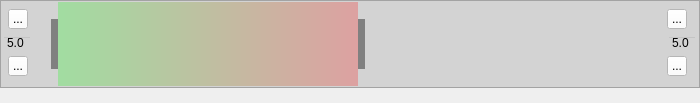
     <widget class="QWidgetRuler" name="scrollAreaWidgetContents">
      <property name="geometry">
       <rect>
        <x>0</x>
        <y>0</y>
        <width>700</width>
        <height>103</height>
       </rect>
      </property>
      <property name="sizePolicy">
       <sizepolicy hsizetype="Fixed" vsizetype="Preferred">
        <horstretch>0</horstretch>
        <verstretch>0</verstretch>
       </sizepolicy>
      </property>
      <property name="minimumSize">
       <size>
        <width>700</width>
        <height>0</height>
       </size>
      </property>
      <property name="maximumSize">
       <size>
        <width>16777215</width>
        <height>16777215</height>
       </size>
      </property>
      <property name="sizeIncrement">
       <size>
        <width>0</width>
        <height>0</height>
       </size>
      </property>
      <property name="baseSize">
       <size>
        <width>0</width>
        <height>0</height>
       </size>
      </property>
      <layout class="QVBoxLayout" name="verticalLayout_3">
       <property name="spacing">
        <number>0</number>
       </property>
       <property name="leftMargin">
        <number>0</number>
       </property>
       <property name="topMargin">
        <number>0</number>
       </property>
       <property name="rightMargin">
        <number>0</number>
       </property>
       <property name="bottomMargin">
        <number>0</number>
       </property>
       <item>
        <widget class="QFrameSelector" name="frame_selector">
         <property name="sizePolicy">
          <sizepolicy hsizetype="Preferred" vsizetype="Preferred">
           <horstretch>0</horstretch>
           <verstretch>0</verstretch>
          </sizepolicy>
         </property>
         <property name="minimumSize">
          <size>
           <width>0</width>
           <height>0</height>
          </size>
         </property>
         <property name="maximumSize">
          <size>
           <width>16777215</width>
           <height>16777215</height>
          </size>
         </property>
         <property name="baseSize">
          <size>
           <width>0</width>
           <height>0</height>
          </size>
         </property>
         <property name="styleSheet">
          <string notr="true">background: lightgray;</string>
         </property>
         <property name="frameShape">
          <enum>QFrame::StyledPanel</enum>
         </property>
         <property name="frameShadow">
          <enum>QFrame::Raised</enum>
         </property>
         <layout class="QHBoxLayout" name="horizontalLayout_2">
          <property name="spacing">
           <number>0</number>
          </property>
          <property name="leftMargin">
           <number>0</number>
          </property>
          <property name="topMargin">
           <number>1</number>
          </property>
          <property name="rightMargin">
           <number>1</number>
          </property>
          <property name="bottomMargin">
           <number>1</number>
          </property>
          <item>
           <widget class="QFrame" name="frame_spacer">
            <property name="sizePolicy">
             <sizepolicy hsizetype="Minimum" vsizetype="Preferred">
              <horstretch>0</horstretch>
              <verstretch>0</verstretch>
             </sizepolicy>
            </property>
            <property name="minimumSize">
             <size>
              <width>50</width>
              <height>0</height>
             </size>
            </property>
            <property name="styleSheet">
             <string notr="true">background-color: rgba(0, 0, 255, 00);
</string>
            </property>
            <property name="frameShape">
             <enum>QFrame::StyledPanel</enum>
            </property>
            <property name="frameShadow">
             <enum>QFrame::Raised</enum>
            </property>
            <widget class="QToolButton" name="toolButton_plusStart">
             <property name="geometry">
              <rect>
               <x>7</x>
               <y>7</y>
               <width>20</width>
               <height>20</height>
              </rect>
             </property>
             <property name="maximumSize">
              <size>
               <width>20</width>
               <height>20</height>
              </size>
             </property>
             <property name="styleSheet">
              <string notr="true">background: white;</string>
             </property>
             <property name="text">
              <string>...</string>
             </property>
             <property name="icon">
              <iconset resource="timeline.qrc">
               <normaloff>:/images/plus.png</normaloff>:/images/plus.png</iconset>
             </property>
             <property name="iconSize">
              <size>
               <width>20</width>
               <height>20</height>
              </size>
             </property>
            </widget>
            <widget class="QDoubleSpinBox" name="doubleSpinBox_startInc">
             <property name="geometry">
              <rect>
               <x>1</x>
               <y>33</y>
               <width>30</width>
               <height>15</height>
              </rect>
             </property>
             <property name="sizePolicy">
              <sizepolicy hsizetype="Preferred" vsizetype="Fixed">
               <horstretch>0</horstretch>
               <verstretch>0</verstretch>
              </sizepolicy>
             </property>
             <property name="maximumSize">
              <size>
               <width>30</width>
               <height>15</height>
              </size>
             </property>
             <property name="font">
              <font>
               <pointsize>9</pointsize>
              </font>
             </property>
             <property name="cursor">
              <cursorShape>ArrowCursor</cursorShape>
             </property>
             <property name="autoFillBackground">
              <bool>false</bool>
             </property>
             <property name="styleSheet">
              <string notr="true"/>
             </property>
             <property name="buttonSymbols">
              <enum>QAbstractSpinBox::NoButtons</enum>
             </property>
             <property name="decimals">
              <number>1</number>
             </property>
             <property name="value">
              <double>5.000000000000000</double>
             </property>
            </widget>
            <widget class="QToolButton" name="toolButton_lessStart">
             <property name="geometry">
              <rect>
               <x>7</x>
               <y>54</y>
               <width>20</width>
               <height>20</height>
              </rect>
             </property>
             <property name="maximumSize">
              <size>
               <width>20</width>
               <height>20</height>
              </size>
             </property>
             <property name="styleSheet">
              <string notr="true">background: white;</string>
             </property>
             <property name="text">
              <string>...</string>
             </property>
             <property name="icon">
              <iconset resource="timeline.qrc">
               <normaloff>:/images/less.png</normaloff>:/images/less.png</iconset>
             </property>
             <property name="iconSize">
              <size>
               <width>20</width>
               <height>20</height>
              </size>
             </property>
            </widget>
           </widget>
          </item>
          <item>
           <widget class="QLabelSlider" name="label_leftSlider">
            <property name="sizePolicy">
             <sizepolicy hsizetype="Fixed" vsizetype="Fixed">
              <horstretch>0</horstretch>
              <verstretch>0</verstretch>
             </sizepolicy>
            </property>
            <property name="minimumSize">
             <size>
              <width>0</width>
              <height>50</height>
             </size>
            </property>
            <property name="cursor">
             <cursorShape>SizeHorCursor</cursorShape>
            </property>
            <property name="styleSheet">
             <string notr="true">background-color: gray;</string>
            </property>
            <property name="text">
             <string/>
            </property>
            <property name="pixmap">
             <pixmap resource="timeline.qrc">:/images/leftSlider.png</pixmap>
            </property>
           </widget>
          </item>
          <item>
           <widget class="QFrame" name="frame_playZone">
            <property name="sizePolicy">
             <sizepolicy hsizetype="Fixed" vsizetype="Preferred">
              <horstretch>0</horstretch>
              <verstretch>0</verstretch>
             </sizepolicy>
            </property>
            <property name="minimumSize">
             <size>
              <width>300</width>
              <height>0</height>
             </size>
            </property>
            <property name="styleSheet">
             <string notr="true">background-color: qlineargradient(spread:pad, x1: 0 y1: 0, x2: 1 y2: 0, stop:0 rgba(0,255, 0, 60), stop:1 rgba(255, 0, 0, 60));
border: 0px;</string>
            </property>
            <property name="frameShape">
             <enum>QFrame::StyledPanel</enum>
            </property>
            <property name="frameShadow">
             <enum>QFrame::Raised</enum>
            </property>
            <property name="lineWidth">
             <number>1</number>
            </property>
           </widget>
          </item>
          <item>
           <widget class="QLabelSlider" name="label_rightSlider">
            <property name="sizePolicy">
             <sizepolicy hsizetype="Fixed" vsizetype="Fixed">
              <horstretch>0</horstretch>
              <verstretch>0</verstretch>
             </sizepolicy>
            </property>
            <property name="minimumSize">
             <size>
              <width>0</width>
              <height>50</height>
             </size>
            </property>
            <property name="cursor">
             <cursorShape>SizeHorCursor</cursorShape>
            </property>
            <property name="styleSheet">
             <string notr="true">background-color: gray;</string>
            </property>
            <property name="text">
             <string/>
            </property>
            <property name="pixmap">
             <pixmap resource="timeline.qrc">:/images/rightSlider.png</pixmap>
            </property>
           </widget>
          </item>
          <item>
           <spacer name="horizontalSpacer_2">
            <property name="orientation">
             <enum>Qt::Horizontal</enum>
            </property>
            <property name="sizeType">
             <enum>QSizePolicy::Expanding</enum>
            </property>
            <property name="sizeHint" stdset="0">
             <size>
              <width>0</width>
              <height>0</height>
             </size>
            </property>
           </spacer>
          </item>
          <item>
           <widget class="QFrame" name="frame_spacer_2">
            <property name="sizePolicy">
             <sizepolicy hsizetype="Minimum" vsizetype="Preferred">
              <horstretch>0</horstretch>
              <verstretch>0</verstretch>
             </sizepolicy>
            </property>
            <property name="minimumSize">
             <size>
              <width>0</width>
              <height>0</height>
             </size>
            </property>
            <property name="styleSheet">
             <string notr="true">background-color: rgba(0, 0, 255, 0);</string>
            </property>
            <property name="frameShape">
             <enum>QFrame::StyledPanel</enum>
            </property>
            <property name="frameShadow">
             <enum>QFrame::Raised</enum>
            </property>
            <layout class="QVBoxLayout" name="verticalLayout_2">
             <property name="spacing">
              <number>0</number>
             </property>
             <property name="leftMargin">
              <number>0</number>
             </property>
             <property name="topMargin">
              <number>0</number>
             </property>
             <property name="rightMargin">
              <number>0</number>
             </property>
             <property name="bottomMargin">
              <number>0</number>
             </property>
             <item>
              <widget class="QToolButton" name="toolButton_plusEnd">
               <property name="maximumSize">
                <size>
                 <width>20</width>
                 <height>20</height>
                </size>
               </property>
               <property name="styleSheet">
                <string notr="true">background: white;</string>
               </property>
               <property name="text">
                <string>...</string>
               </property>
               <property name="icon">
                <iconset resource="timeline.qrc">
                 <normaloff>:/images/plus.png</normaloff>:/images/plus.png</iconset>
               </property>
               <property name="iconSize">
                <size>
                 <width>20</width>
                 <height>20</height>
                </size>
               </property>
              </widget>
             </item>
             <item>
              <widget class="QDoubleSpinBox" name="doubleSpinBox_endInc">
               <property name="sizePolicy">
                <sizepolicy hsizetype="Preferred" vsizetype="Fixed">
                 <horstretch>0</horstretch>
                 <verstretch>0</verstretch>
                </sizepolicy>
               </property>
               <property name="maximumSize">
                <size>
                 <width>30</width>
                 <height>15</height>
                </size>
               </property>
               <property name="font">
                <font>
                 <pointsize>9</pointsize>
                </font>
               </property>
               <property name="cursor">
                <cursorShape>ArrowCursor</cursorShape>
               </property>
               <property name="autoFillBackground">
                <bool>false</bool>
               </property>
               <property name="styleSheet">
                <string notr="true"/>
               </property>
               <property name="buttonSymbols">
                <enum>QAbstractSpinBox::NoButtons</enum>
               </property>
               <property name="decimals">
                <number>1</number>
               </property>
               <property name="value">
                <double>5.000000000000000</double>
               </property>
              </widget>
             </item>
             <item>
              <widget class="QToolButton" name="toolButton_lessEnd">
               <property name="maximumSize">
                <size>
                 <width>20</width>
                 <height>20</height>
                </size>
               </property>
               <property name="styleSheet">
                <string notr="true">background: white;</string>
               </property>
               <property name="text">
                <string>...</string>
               </property>
               <property name="icon">
                <iconset resource="timeline.qrc">
                 <normaloff>:/images/less.png</normaloff>:/images/less.png</iconset>
               </property>
               <property name="iconSize">
                <size>
                 <width>20</width>
                 <height>20</height>
                </size>
               </property>
              </widget>
             </item>
            </layout>
           </widget>
          </item>
         </layout>
        </widget>
       </item>
       <item>
        <widget class="QFrameTimescale" name="frame_timescale">
         <property name="sizePolicy">
          <sizepolicy hsizetype="Preferred" vsizetype="Fixed">
           <horstretch>0</horstretch>
           <verstretch>0</verstretch>
          </sizepolicy>
         </property>
         <property name="minimumSize">
          <size>
           <width>0</width>
           <height>15</height>
          </size>
         </property>
         <property name="maximumSize">
          <size>
           <width>16777215</width>
           <height>15</height>
          </size>
         </property>
         <property name="frameShape">
          <enum>QFrame::NoFrame</enum>
         </property>
         <property name="frameShadow">
          <enum>QFrame::Raised</enum>
         </property>
        </widget>
       </item>
      </layout>
     </widget>
